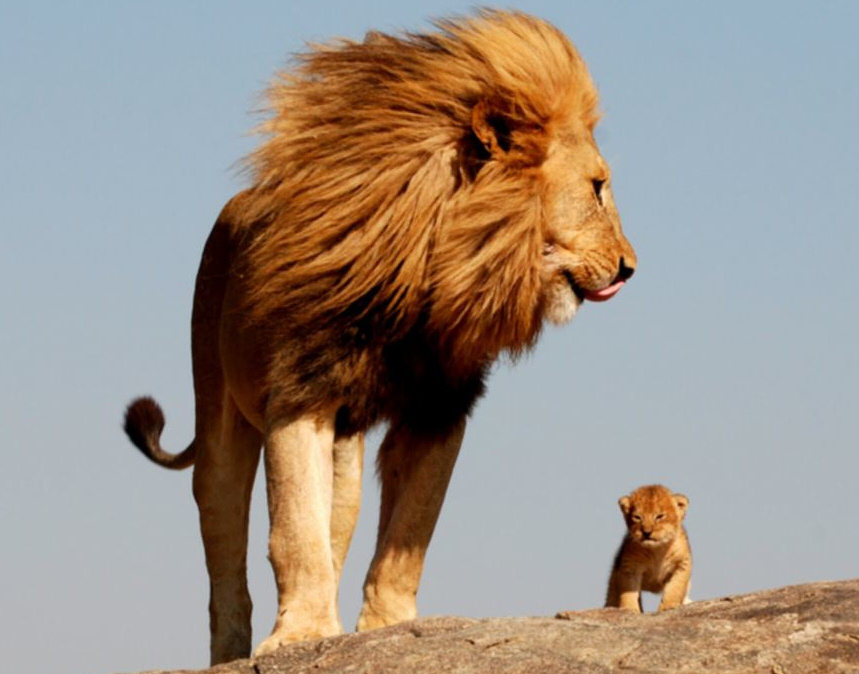
#> input picture test_images/lion.jpg, 859 x 674 px, found by its file name
$ python one.py
#> lines starting #> are read from the running program, lines starting #| are printed output that depends on the picture; after the words box and inside, x2 and y2 are one past the last pixel; in counts of white or black regions, pixels touching at a corner belong together
import cv2
img=cv2.imread('/home/saujanya/OCR/practice/test_images/lion.jpg')
#> img is the input picture: shape (674, 859, 3); mean B, G, R 135.7, 146.2, 157.9
x=cv2.imshow('image',img)
print(x)
#| None
z=img[0,0]
#> z = [197, 180, 154]
(b, g, r) = img[0, 0]
#> b = 197; g = 180; r = 154
s=img[0:55,0:55]
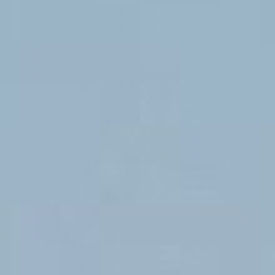
#> s: shape (55, 55, 3) (shown 5 times larger); mean B, G, R 197.4, 180, 156.6
cv2.imshow('s',s)
img[0:50,0:50]=(0,255,255)
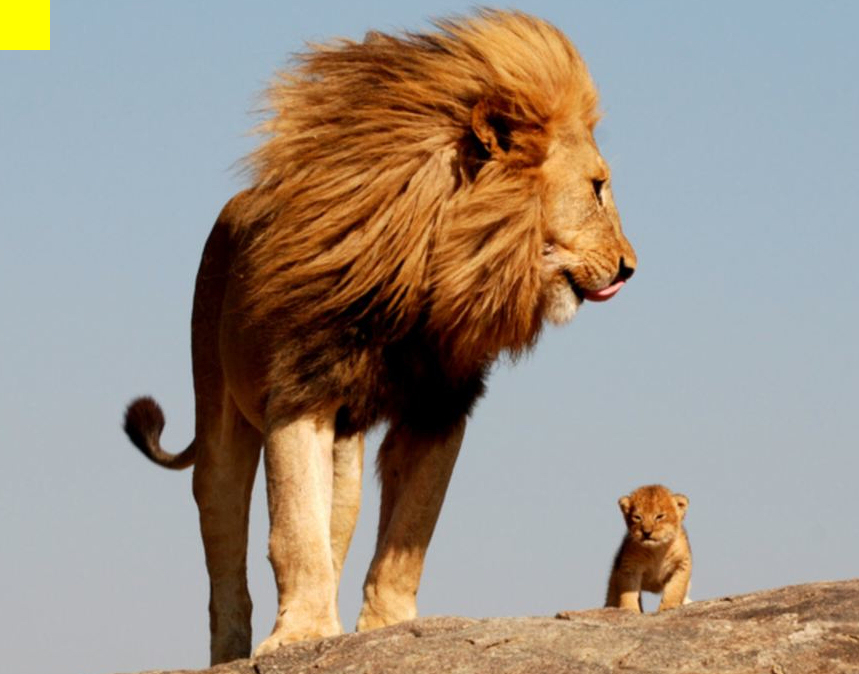
#> img: shape (674, 859, 3); 0.43% of pixels changed, all inside (x1, y1, x2, y2) = (0, 0, 50, 50)
cv2.imshow('image1',img)
print("Pixel at (0, 0) - Red: {}, Green: {}, Blue: {}".format(r,g, b))
#| Pixel at (0, 0) - Red: 154, Green: 180, Blue: 197
cv2.waitKey(0)
cv2.destroyAllWindows()
